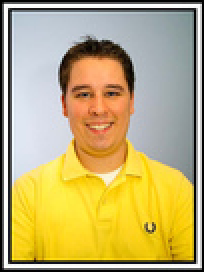
%> input picture TestImages/big_one_chris.png, 102 x 136 px (shown 2 times larger)
$ octave LoadImDebug.m   (GNU Octave 9; MATLAB toolbox functions it lacks are replaced by stand-ins)
%> lines starting %> are read from the running program, lines starting %| are printed output that depends on the picture
### LoadIm.m
function [im, ii_im] = LoadIm(im_fname)
%> called with im_fname = 'TestImages/big_one_chris.png'

im = double(imread(im_fname));

% Convert to grayscale if the image is in rgb
if length(size(im)) == 3
    im = rgb2gray(im);
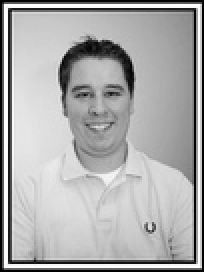
%> im: size 136x102 double (shown 2 times larger); min 0, max 255, mean 172.1
end

stdeviation = std(im(:));
%> stdeviation = 62.24
if stdeviation == 0
    stdeviation = 1e-15;
end

im = (im - mean(im(:))) / stdeviation;

ii_im = cumsum(cumsum(im, 1), 2);
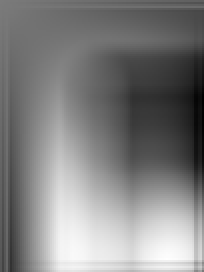
%> ii_im: size 136x102 double (shown 2 times larger); min -1228.1, max 1305, mean 48.3; drawn with min black and max white

end

### LoadImDebug.m
[im, ii_im] = LoadIm('TestImages/big_one_chris.png');
ii_im(15, 6) == sum(sum(im(1:15, 1:6)))
%> ans = true

%%

[im, ii_im] = LoadIm('TrainingImages/FACES/face00001.bmp');
%> the run ends on the next line

$ run again, with TestImages/many_small_chris.png copied over TestImages/big_one_chris.png
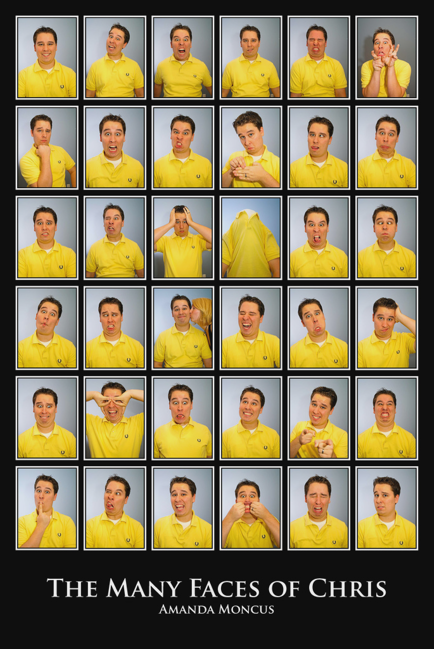
%> input picture TestImages/many_small_chris.png, 434 x 649 px
%> in LoadIm, `im = rgb2gray(im);`:
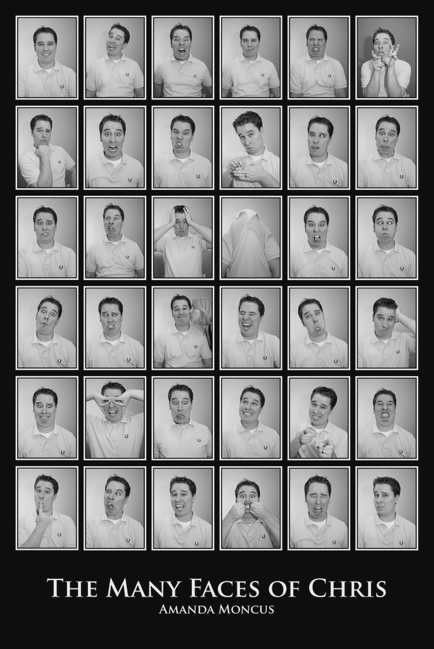
%> im: size 649x434 double; min 0, max 255, mean 118.3
%> stdeviation = 77.22
%> in LoadIm, `ii_im = cumsum(cumsum(im, 1), 2);`:
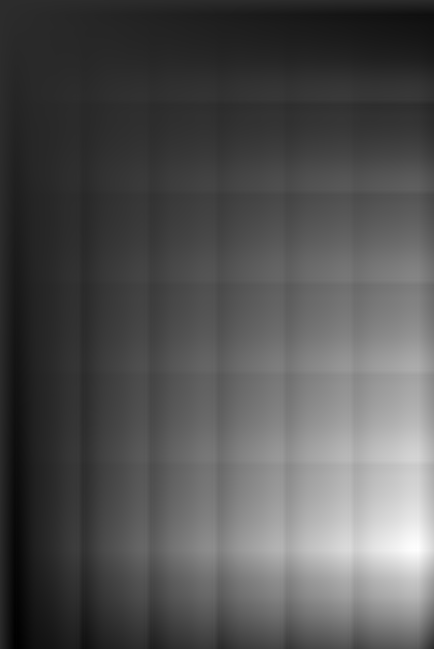
%> ii_im: size 649x434 double; min -13363.9, max 63273, mean 11338.2; drawn with min black and max white
%> ans = true

$ run again, with TestImages/IMG_0177.jpg saved as TestImages/big_one_chris.png
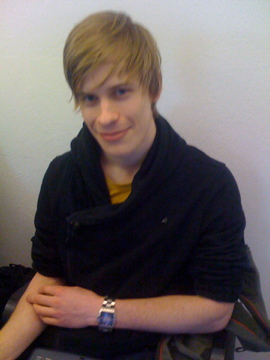
%> input picture TestImages/IMG_0177.jpg, 270 x 360 px
%> in LoadIm, `im = rgb2gray(im);`:
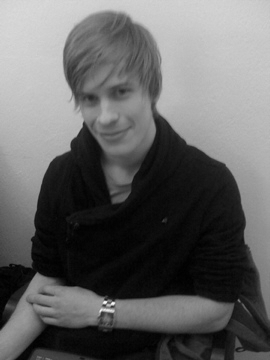
%> im: size 360x270 double; min 0.228, max 252.7, mean 99.9
%> stdeviation = 75.49
%> in LoadIm, `ii_im = cumsum(cumsum(im, 1), 2);`:
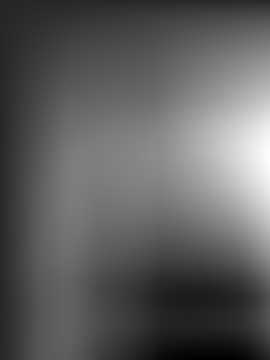
%> ii_im: size 360x270 double; min -6245.2, max 35266.1, mean 9221.3; drawn with min black and max white
%> ans = true
